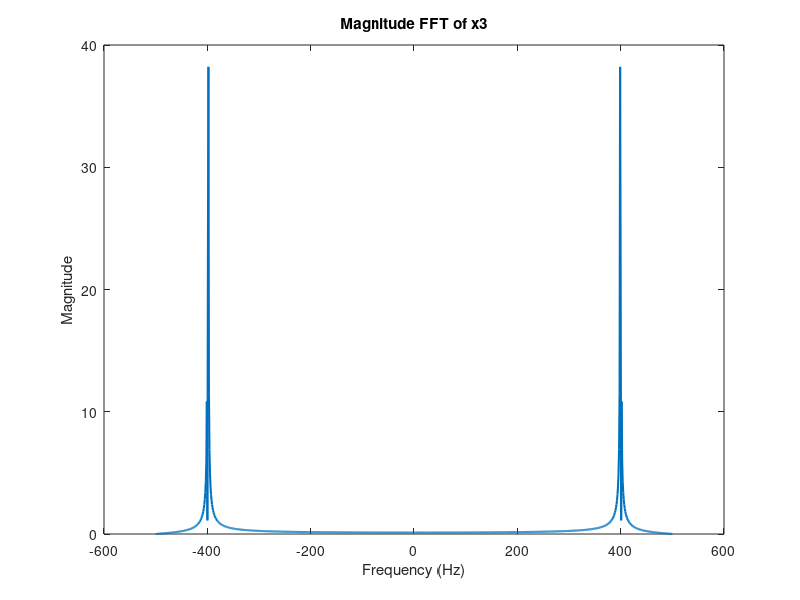

This chart was generated by the following MATLAB code: (Note: this script raises an error after producing the figure.)
%{
ID = 22-47019-1
C = 4, F = 1
SO, F1 = C * 100 = 4 * 100 = 400
F2 = F * 100 = 1 * 100 = 100
A1 = GD = 97
A2 = AF = 21
%}
fs = 1000; % Sampling frequency
t = linspace(-2, 2, 1000); % 20 samples
f1 = 400; % Frequency of first signal
f2 = 100; % Frequency of second signal
A1 = 97; % Amplitude of first signal
A2 = 21; % Amplitude of second signal
x1 = A1 * cos(2 * pi * f1 * t); % First Signal
x2 = A2 * cos(2 * pi * f2 * t); % Second Signal

x3 = x1 + x2; % Composite signal x3

fx3 = fft(x3);

% Normalize the FFT
fx3 = fftshift(fx3) / length(x3);

% Define frequency vector based on the sampling frequency
f = fs/2 * linspace(-1, 1, length(x3));

plot(f, abs(fx3), 'LineWidth', 1.5)
title('Magnitude FFT of x3')
xlabel('Frequency (Hz)')
ylabel('Magnitude');

bandwidth = obw(x3,fs) %calculating the bandwith

